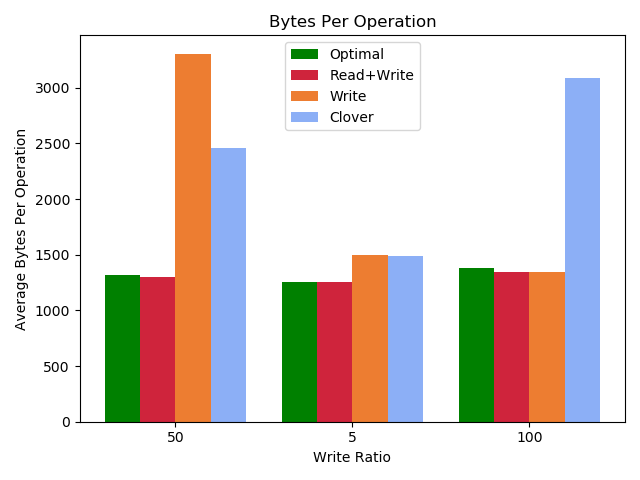

Reproduce this figure in Python.
import matplotlib.pyplot as plt
import numpy as np


cns_color='#00702eff'                     #indigo
qp_mapping_color='#9470b9ff'              #ruby
read_write_steering_color='#cf243cff'     #alice
write_steering_color='#ed7d31ff'          #kelly
default_clover_color='#8caff6ff'          #Coral 

labels = ['50', '5', '100'] 
optimal = [1314, 1254, 1380]
read_write = [1300, 1253, 1343]
write = [3305, 1499, 1341]
clover = [2457, 1491, 3091]

x = np.arange(len(labels))  # the label locations
width = 0.2  # the width of the bars

div=1

fig, ax = plt.subplots()
rects0 = ax.bar(x - (width + width/2), optimal, width, label='Optimal',color='g')
rects1 = ax.bar(x - width/2, read_write, width, label='Read+Write',color=read_write_steering_color)
rects2 = ax.bar(x + width/2, write, width, label='Write',color=write_steering_color)
rects3 = ax.bar(x + (width+ width/2), clover, width, label='Clover',color=default_clover_color)

# Add some text for labels, title and custom x-axis tick labels, etc.
ax.set_ylabel('Average Bytes Per Operation')
ax.set_title('Bytes Per Operation')
ax.set_xticks(x)
ax.set_xticklabels(labels)
ax.set_xlabel("Write Ratio")
ax.legend()


#ax.bar_label(rects1, padding=3)
#//ax.bar_label(rects2, padding=3)
figure_name="summary"
plt.tight_layout()
plt.savefig(figure_name+'.pdf')
plt.savefig(figure_name+'.png')
